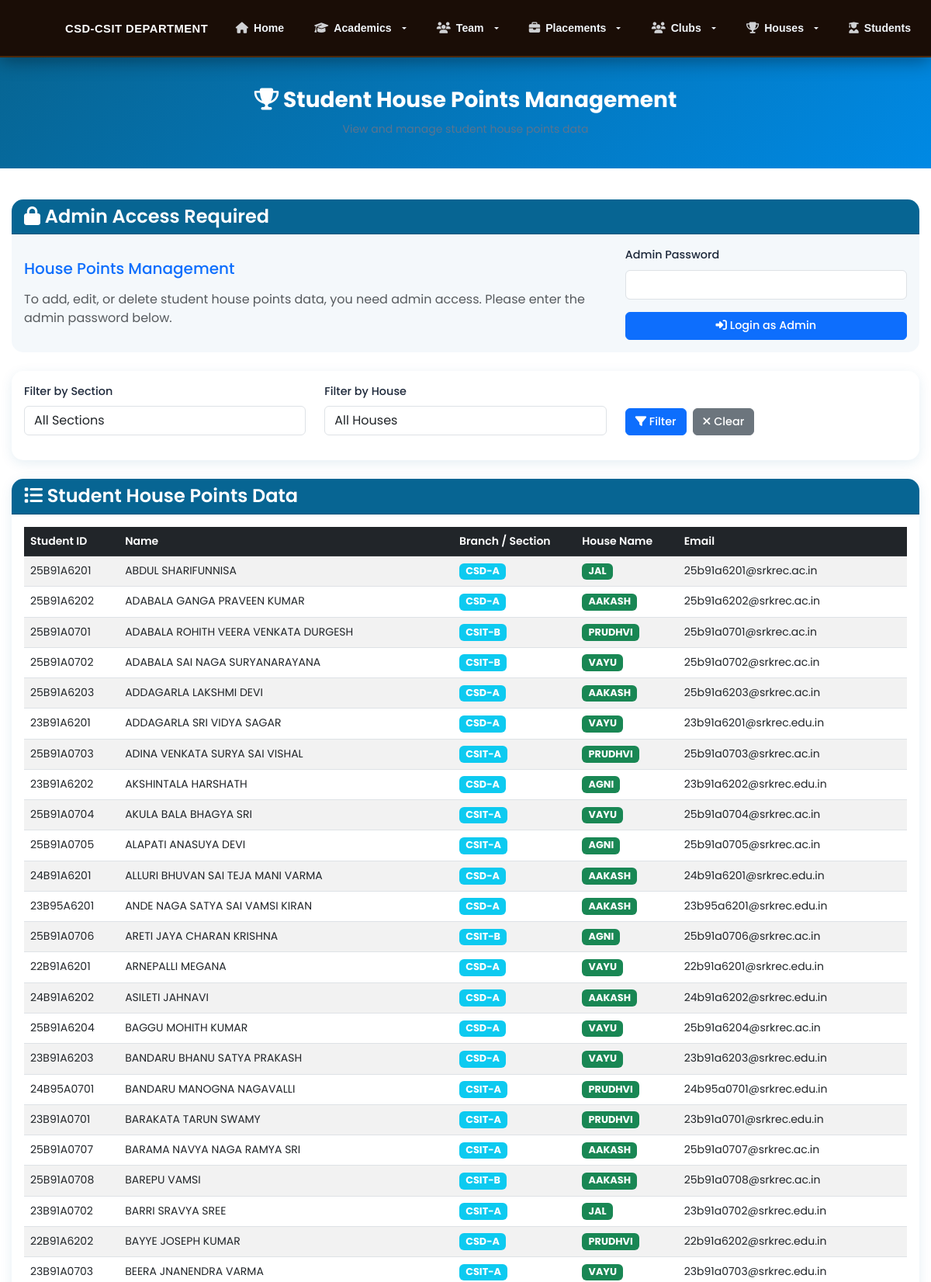
Page /house_points.php (upper part) on the committed database.
### tables this page shows
CREATE TABLE `students` (
  `student_id` varchar(20) NOT NULL,
  `name` varchar(100) NOT NULL,
  `email` varchar(100) NOT NULL,
  `password` varchar(255) NOT NULL,
  `branch` varchar(50) NOT NULL,
  `section` varchar(10) NOT NULL,
  `class_id` int(11) NOT NULL,
  `hid` int(11) DEFAULT NULL,
  `is_alumni` tinyint(1) DEFAULT 0,
  `profile_picture` varchar(255) DEFAULT NULL,
  `created_at` timestamp NOT NULL DEFAULT current_timestamp()
);

CREATE TABLE `houses` (
  `hid` int(11) NOT NULL,
  `name` varchar(100) NOT NULL,
  `created_at` timestamp NOT NULL DEFAULT current_timestamp(),
  PRIMARY KEY (`hid`),
  UNIQUE KEY `uk_house_name` (`name`)
);

### db_migration_helper.php (called while the page is built, shortened)
<?php
class DatabaseMigrationHelper {
    private $conn;
    public function __construct($connection) {
        $this->conn = $connection;
    }
    public function getStudentsWithHouses($class_id = null) {
        $query = "SELECT s.student_id, s.name, s.email, s.branch, s.section, h.name as house_name
                  FROM students s
                  LEFT JOIN houses h ON s.hid = h.hid";
        $query .= " ORDER BY s.name";
        $stmt = mysqli_prepare($this->conn, $query);
        mysqli_stmt_execute($stmt);
        $result = mysqli_stmt_get_result($stmt);
        $students = [];
        while ($row = mysqli_fetch_assoc($result)) {
            $students[] = $row;
        }
        return $students;
    }
}
$db_helper = new DatabaseMigrationHelper($conn);
?>

### house_points.php (the view, shortened to what this page needs)
<?php
include "./head.php";
include "connect.php";
$is_admin = false;
include './db_migration_helper.php';
$students_with_houses = $db_helper->getStudentsWithHouses();
$filtered_students = [];
foreach ($students_with_houses as $student) {
    $include = true;
    if ($include) {
        $filtered_students[] = $student;
    }
}
?>
<body>
    <?php include "nav.php"; ?>
    <div class="page-title">
        <div class="container">
            <h2><i class="fas fa-trophy"></i> Student House Points Management</h2>
            <p>View and manage student house points data</p>
        </div>
    </div>
    <div class="main-content">
        <div class="container">
            <?php if (!$is_admin): ?>
                <div class="card mb-4" style="background: var(--light-blue); border: none; border-radius: 15px;">
                    <div class="card-header" style="background: var(--primary-blue); color: white; border-radius: 15px 15px 0 0;">
                        <h4 class="mb-0"><i class="fas fa-lock"></i> Admin Access Required</h4>
                    </div>
                    <div class="card-body">
                        <div class="row align-items-center">
                            <div class="col-md-8">
                                <h5 class="text-primary mb-3">House Points Management</h5>
                                <p class="text-muted mb-0">To add, edit, or delete student house points data, you need admin access. Please enter the admin password below.</p>
                            </div>
                            <div class="col-md-4">
                                <form method="post" action="">
                                    <div class="mb-3">
                                        <label for="admin_password" class="form-label">Admin Password</label>
                                        <input type="password" class="form-control" id="admin_password" name="admin_password" required>
                                    </div>
                                    <button type="submit" name="admin_login" class="btn btn-primary w-100">
                                        <i class="fas fa-sign-in-alt"></i> Login as Admin
                                    </button>
                                </form>
                            </div>
                        </div>
                    </div>
                </div>
            <?php endif; ?>
            <div class="card mb-4" style="background: var(--white); border: none; border-radius: 15px; box-shadow: 0 4px 16px rgba(7,101,147,0.1);">
                <div class="card-body">
                    <form method="get" action="" class="row">
                        <div class="col-md-4 mb-3">
                            <label for="section_filter" class="form-label">Filter by Section</label>
                            <select class="form-control" id="section_filter" name="section">
                                <option value="">All Sections</option>
                            </select>
                        </div>
                        <div class="col-md-4 mb-3">
                            <label for="house_filter" class="form-label">Filter by House</label>
                            <select class="form-control" id="house_filter" name="house">
                                <option value="">All Houses</option>
                            </select>
                        </div>
                        <div class="col-md-4 mb-3 d-flex align-items-end">
                            <button type="submit" class="btn btn-primary me-2">
                                <i class="fas fa-filter"></i> Filter
                            </button>
                            <a href="house_points.php" class="btn btn-secondary">
                                <i class="fas fa-times"></i> Clear
                            </a>
                        </div>
                    </form>
                </div>
            </div>
            <div class="card mb-5" style="background: var(--white); border: none; border-radius: 15px; box-shadow: 0 4px 16px rgba(7,101,147,0.1);">
                <div class="card-header" style="background: var(--primary-blue); color: white; border-radius: 15px 15px 0 0;">
                    <h4 class="mb-0"><i class="fas fa-list"></i> Student House Points Data</h4>
                </div>
                <div class="card-body">
                    <?php if (!empty($filtered_students)): ?>
                        <div class="table-responsive">
                            <table class="table table-striped table-hover">
                                <thead class="table-dark">
                                    <tr>
                                        <th>Student ID</th>
                                        <th>Name</th>
                                        <th>Branch / Section</th>
                                        <th>House Name</th>
                                        <th>Email</th>
                                    </tr>
                                </thead>
                                <tbody>
                                    <?php foreach ($filtered_students as $row): ?>
                                        <tr>
                                            <td><?php echo htmlspecialchars($row['student_id'] ?? ''); ?></td>
                                            <td><?php echo htmlspecialchars($row['name'] ?? ''); ?></td>
                                            <td>
                                                <span class="badge bg-info">
                                                    <?php
                                                        $display = ($row['branch'] ?? '');
                                                        if (!empty($row['section'])) {
                                                            $display .= '-' . $row['section'];
                                                        }
                                                        echo htmlspecialchars($display);
                                                    ?>
                                                </span>
                                            </td>
                                            <td>
                                                <span class="badge bg-success">
                                                    <?php echo htmlspecialchars($row['house_name'] ?? 'Unassigned'); ?>
                                                </span>
                                            </td>
                                            <td><?php echo htmlspecialchars($row['email'] ?? ''); ?></td>
                                        </tr>
                                    <?php endforeach; ?>
                                </tbody>
                            </table>
                        </div>
                    <?php endif; ?>
                </div>
            </div>
        </div>
    </div>
</body>
</html>

### assets/css/typography-standards.css (style rules this page uses)
:root { --font-primary: 'Poppins', -apple-system, BlinkMacSystemFont, 'Segoe UI', Roboto, sans-serif; --fw-light: 300; --fw-regular: 400; --fw-medium: 500; --fw-semibold: 600; --fw-bold: 700; --fw-extrabold: 800; --fw-black: 900; --fs-hero: 4rem; --fs-h1: 2.8rem; --fs-h2: 2.2rem; --fs-h3: 1.8rem; --fs-h4: 1.5rem; --fs-h5: 1.25rem; --fs-h6: 1.1rem; --fs-body-large: 1.2rem; --fs-body: 1rem; --fs-body-small: 0.9rem; --fs-caption: 0.8rem; --fs-tiny: 0.7rem; --lh-tight: 1.1; --lh-snug: 1.2; --lh-normal: 1.5; --lh-relaxed: 1.6; --lh-loose: 1.8; --color-text-primary: #1e293b; --color-text-secondary: #64748b; --color-text-light: #94a3b8; --color-accent: #3b82f6; --color-success: #10b981; --color-warning: #f59e0b; --color-error: #ef4444; }
* { box-sizing: border-box; }
body { font-family: var(--font-primary); font-size: var(--fs-body); line-height: var(--lh-normal); color: var(--color-text-primary); font-weight: var(--fw-regular); -webkit-font-smoothing: antialiased; -moz-osx-font-smoothing: grayscale; }
.text-body, p { font-size: var(--fs-body); font-weight: var(--fw-regular); line-height: var(--lh-normal); color: var(--color-text-secondary); margin-bottom: 16px; }
h2 { font-size: var(--fs-h2); font-weight: var(--fw-bold); line-height: var(--lh-snug); margin-bottom: 16px; }
h4 { font-size: var(--fs-h4); font-weight: var(--fw-semibold); line-height: var(--lh-snug); margin-bottom: 12px; }
h5 { font-size: var(--fs-h5); font-weight: var(--fw-medium); line-height: var(--lh-snug); margin-bottom: 10px; }
.text-primary { color: var(--color-text-primary); }
.btn { font-family: var(--font-primary); font-weight: var(--fw-medium); font-size: var(--fs-body-small); line-height: var(--lh-normal); }
label { font-size: var(--fs-body-small); font-weight: var(--fw-medium); color: var(--color-text-primary); margin-bottom: 4px; }
input, textarea, select { font-family: var(--font-primary); font-size: var(--fs-body-small); line-height: var(--lh-normal); }
a { font-weight: var(--fw-medium); color: var(--color-accent); text-decoration: none; }
@media (max-width: 1200px) { :root { --fs-hero: 3.5rem; --fs-h1: 2.5rem; --fs-h2: 2rem; --fs-h3: 1.6rem; } }

### assets/css/dept-assistant.css (style rules this page uses)
:root { --brand-espresso: #1a0d06; --brand-espresso-scrolled: #0f0703; --brand-amber-gold: #d97706; --brand-sienna: #a0522d; --brand-champagne: #f3d49a; --brand-warm-white: #fff8ec; --chat-window-bg: #ffffff; --chat-header-bg: linear-gradient(135deg, #1a0d06 0%, #361a0c 50%, #15100c 100%); --chat-body-bg: #ffffff; --chat-footer-bg: #f8fafc; --text-black: #10213f; --text-black-muted: #475569; --text-white: #ffffff; --text-champagne: #e8d7b5; --bot-bubble-bg: #f2f7fc; --bot-bubble-border: #e2e8f0; --bot-accent-border: #d97706; --user-bubble-bg: linear-gradient(135deg, #1a0d06 0%, #361a0c 100%); --user-bubble-border: #8b4513; --pill-bg: #ffffff; --pill-border: #d97706; --pill-text: #1a0d06; --pill-hover-bg: #d97706; --pill-hover-text: #ffffff; --input-bg: #ffffff; --input-border: #cbd5e1; --input-focus-border: #d97706; --input-focus-glow: 0 0 12px rgba(217, 119, 6, 0.35); --chat-radius-window: 22px; --chat-font-family: 'Inter', 'Outfit', 'Plus Jakarta Sans', 'Poppins', -apple-system, sans-serif; }

### head.php (style rules this page uses)
:root { --primary-blue: #076593; --secondary-blue: #0089E4; --light-blue: #f4f8fb; --white: #ffffff; --gray-light: #f8f9fa; --gray-medium: #6c757d; --gray-dark: #343a40; }
* { margin: 0; padding: 0; box-sizing: border-box; }
body { font-family: 'Poppins', sans-serif; background: var(--white); color: var(--gray-dark); line-height: 1.5; font-size: 14px; }
.page-title { background: linear-gradient(135deg, var(--primary-blue) 0%, var(--secondary-blue) 100%); color: var(--white); padding: 40px 0; text-align: center; }
.page-title h2 { font-size: 28px; font-weight: 700; margin-bottom: 10px; }
.page-title p { font-size: 14px; opacity: 0.9; margin: 0; }
.main-content { padding: 40px 0; min-height: 60vh; }
@media (max-width: 1200px) { .container { max-width: 100%; padding-left: 15px; padding-right: 15px; } }

### nav.php (style rules this page uses)
* { margin: 0; padding: 0; box-sizing: border-box; }
body { margin: 0 !important; padding-top: 72px !important; }

### house_points.php (style rules this page uses)
.card { margin-bottom: 2rem; }
.table th { font-weight: 600; }
.badge { font-size: 0.8rem; }
body { min-height: 100vh; display: flex; flex-direction: column; }
.main-content { flex: 1; padding: 40px 0; }

### rows in the picture
students: student_id "25B91A6201", name "ABDUL SHARIFUNNISA", display "CSD-A", hid.name "JAL", email "25b91a6201@srkrec.ac.in"
students: student_id "25B91A6202", name "ADABALA GANGA PRAVEEN KUMAR", display "CSD-A", hid.name "AAKASH", email "25b91a6202@srkrec.ac.in"
students: student_id "25B91A0701", name "ADABALA ROHITH VEERA VENKATA DURGESH", display "CSIT-B", hid.name "PRUDHVI", email "25b91a0701@srkrec.ac.in"
students: student_id "25B91A0702", name "ADABALA SAI NAGA SURYANARAYANA", display "CSIT-B", hid.name "VAYU", email "25b91a0702@srkrec.ac.in"
students: student_id "25B91A6203", name "ADDAGARLA LAKSHMI DEVI", display "CSD-A", hid.name "AAKASH", email "25b91a6203@srkrec.ac.in"
students: student_id "23B91A6201", name "ADDAGARLA SRI VIDYA SAGAR", display "CSD-A", hid.name "VAYU", email "23b91a6201@srkrec.edu.in"
students: student_id "25B91A0703", name "ADINA VENKATA SURYA SAI VISHAL", display "CSIT-A", hid.name "PRUDHVI", email "25b91a0703@srkrec.ac.in"
students: student_id "23B91A6202", name "AKSHINTALA HARSHATH", display "CSD-A", hid.name "AGNI", email "23b91a6202@srkrec.edu.in"
students: student_id "25B91A0704", name "AKULA BALA BHAGYA SRI", display "CSIT-A", hid.name "VAYU", email "25b91a0704@srkrec.ac.in"
students: student_id "25B91A0705", name "ALAPATI ANASUYA DEVI", display "CSIT-A", hid.name "AGNI", email "25b91a0705@srkrec.ac.in"
students: student_id "24B91A6201", name "ALLURI BHUVAN SAI TEJA MANI VARMA", display "CSD-A", hid.name "AAKASH", email "24b91a6201@srkrec.edu.in"
students: student_id "23B95A6201", name "ANDE NAGA SATYA SAI VAMSI KIRAN", display "CSD-A", hid.name "AAKASH", email "23b95a6201@srkrec.edu.in"
students: student_id "25B91A0706", name "ARETI JAYA CHARAN KRISHNA", display "CSIT-B", hid.name "AGNI", email "25b91a0706@srkrec.ac.in"
students: student_id "22B91A6201", name "ARNEPALLI MEGANA", display "CSD-A", hid.name "VAYU", email "22b91a6201@srkrec.edu.in"
students: student_id "24B91A6202", name "ASILETI JAHNAVI", display "CSD-A", hid.name "AAKASH", email "24b91a6202@srkrec.edu.in"
students: student_id "25B91A6204", name "BAGGU MOHITH KUMAR", display "CSD-A", hid.name "VAYU", email "25b91a6204@srkrec.ac.in"
students: student_id "23B91A6203", name "BANDARU BHANU SATYA PRAKASH", display "CSD-A", hid.name "VAYU", email "23b91a6203@srkrec.edu.in"
students: student_id "24B95A0701", name "BANDARU MANOGNA NAGAVALLI", display "CSIT-A", hid.name "PRUDHVI", email "24b95a0701@srkrec.edu.in"
students: student_id "23B91A0701", name "BARAKATA TARUN SWAMY", display "CSIT-A", hid.name "PRUDHVI", email "23b91a0701@srkrec.edu.in"
students: student_id "25B91A0707", name "BARAMA NAVYA NAGA RAMYA SRI", display "CSIT-A", hid.name "AAKASH", email "25b91a0707@srkrec.ac.in"
students: student_id "25B91A0708", name "BAREPU VAMSI", display "CSIT-B", hid.name "AAKASH", email "25b91a0708@srkrec.ac.in"
students: student_id "23B91A0702", name "BARRI SRAVYA SREE", display "CSIT-A", hid.name "JAL", email "23b91a0702@srkrec.edu.in"
students: student_id "22B91A6202", name "BAYYE JOSEPH KUMAR", display "CSD-A", hid.name "PRUDHVI", email "22b91a6202@srkrec.edu.in"
students: student_id "23B91A0703", name "BEERA JNANENDRA VARMA", display "CSIT-A", hid.name "VAYU", email "23b91a0703@srkrec.edu.in"
